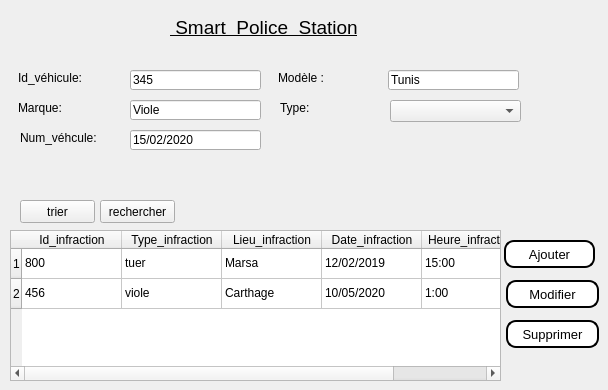
      <widget class="QWidget" name="tab_12">
       <attribute name="icon">
        <iconset>
         <normaloff>../../Downloads/vehicyl.png</normaloff>../../Downloads/vehicyl.png</iconset>
       </attribute>
       <attribute name="title">
        <string>véhicules</string>
       </attribute>
       <widget class="QLabel" name="policou_10">
        <property name="geometry">
         <rect>
          <x>170</x>
          <y>10</y>
          <width>351</width>
          <height>35</height>
         </rect>
        </property>
        <property name="sizePolicy">
         <sizepolicy hsizetype="Preferred" vsizetype="Maximum">
          <horstretch>0</horstretch>
          <verstretch>0</verstretch>
         </sizepolicy>
        </property>
        <property name="font">
         <font>
          <family>Arial</family>
          <pointsize>14</pointsize>
          <weight>50</weight>
          <bold>false</bold>
          <underline>true</underline>
         </font>
        </property>
        <property name="text">
         <string> Smart  Police  Station</string>
        </property>
        <property name="textFormat">
         <enum>Qt::PlainText</enum>
        </property>
       </widget>
       <widget class="QLineEdit" name="lineEdit_30">
        <property name="geometry">
         <rect>
          <x>130</x>
          <y>70</y>
          <width>131</width>
          <height>20</height>
         </rect>
        </property>
        <property name="text">
         <string>345</string>
        </property>
       </widget>
       <widget class="QLineEdit" name="lineEdit_20">
        <property name="geometry">
         <rect>
          <x>388</x>
          <y>70</y>
          <width>131</width>
          <height>20</height>
         </rect>
        </property>
        <property name="text">
         <string>Tunis</string>
        </property>
       </widget>
       <widget class="QLabel" name="label_19">
        <property name="geometry">
         <rect>
          <x>20</x>
          <y>130</y>
          <width>121</width>
          <height>16</height>
         </rect>
        </property>
        <property name="text">
         <string>Num_véhcule:</string>
        </property>
       </widget>
       <widget class="QLineEdit" name="lineEdit_17">
        <property name="geometry">
         <rect>
          <x>130</x>
          <y>100</y>
          <width>131</width>
          <height>20</height>
         </rect>
        </property>
        <property name="text">
         <string>Viole</string>
        </property>
       </widget>
       <widget class="QLabel" name="label_51">
        <property name="geometry">
         <rect>
          <x>18</x>
          <y>70</y>
          <width>81</width>
          <height>16</height>
         </rect>
        </property>
        <property name="text">
         <string>Id_véhicule:</string>
        </property>
       </widget>
       <widget class="QLineEdit" name="lineEdit_19">
        <property name="geometry">
         <rect>
          <x>130</x>
          <y>130</y>
          <width>131</width>
          <height>20</height>
         </rect>
        </property>
        <property name="text">
         <string>15/02/2020</string>
        </property>
       </widget>
       <widget class="QLabel" name="label_18">
        <property name="geometry">
         <rect>
          <x>18</x>
          <y>160</y>
          <width>121</width>
          <height>16</height>
         </rect>
        </property>
        <property name="text">
         <string/>
        </property>
       </widget>
       <widget class="QLabel" name="label_52">
        <property name="geometry">
         <rect>
          <x>278</x>
          <y>70</y>
          <width>101</width>
          <height>16</height>
         </rect>
        </property>
        <property name="text">
         <string>Modèle :</string>
        </property>
       </widget>
       <widget class="QLabel" name="label_20">
        <property name="geometry">
         <rect>
          <x>18</x>
          <y>100</y>
          <width>101</width>
          <height>16</height>
         </rect>
        </property>
        <property name="text">
         <string>Marque:</string>
        </property>
       </widget>
       <widget class="QTableWidget" name="tableWidget_4">
        <property name="geometry">
         <rect>
          <x>10</x>
          <y>230</y>
          <width>491</width>
          <height>151</height>
         </rect>
        </property>
        <row>
         <property name="text">
          <string>1</string>
         </property>
        </row>
        <row>
         <property name="text">
          <string>2</string>
         </property>
        </row>
        <column>
         <property name="text">
          <string>Id_infraction</string>
         </property>
        </column>
        <column>
         <property name="text">
          <string>Type_infraction</string>
         </property>
        </column>
        <column>
         <property name="text">
          <string>Lieu_infraction</string>
         </property>
        </column>
        <column>
         <property name="text">
          <string>Date_infraction</string>
         </property>
        </column>
        <column>
         <property name="text">
          <string>Heure_infraction</string>
         </property>
        </column>
        <item row="0" column="0">
         <property name="text">
          <string>800</string>
         </property>
        </item>
        <item row="0" column="1">
         <property name="text">
          <string>tuer </string>
         </property>
        </item>
        <item row="0" column="2">
         <property name="text">
          <string>Marsa</string>
         </property>
        </item>
        <item row="0" column="3">
         <property name="text">
          <string>12/02/2019</string>
         </property>
        </item>
        <item row="0" column="4">
         <property name="text">
          <string>15:00</string>
         </property>
        </item>
        <item row="1" column="0">
         <property name="text">
          <string>456</string>
         </property>
        </item>
        <item row="1" column="1">
         <property name="text">
          <string>viole</string>
         </property>
        </item>
        <item row="1" column="2">
         <property name="text">
          <string>Carthage</string>
         </property>
        </item>
        <item row="1" column="3">
         <property name="text">
          <string>10/05/2020</string>
         </property>
        </item>
        <item row="1" column="4">
         <property name="text">
          <string>1:00</string>
         </property>
        </item>
       </widget>
       <widget class="QPushButton" name="supprimersalaries_18">
        <property name="geometry">
         <rect>
          <x>506</x>
          <y>320</y>
          <width>93</width>
          <height>28</height>
         </rect>
        </property>
        <property name="font">
         <font>
          <family>Arial</family>
          <pointsize>10</pointsize>
          <weight>50</weight>
          <bold>false</bold>
         </font>
        </property>
        <property name="styleSheet">
         <string notr="true">background-color:white; 
color:black; 
border-style:outset ; 
border-width:2px ; 
border-radius:10px;</string>
        </property>
        <property name="text">
         <string>Supprimer</string>
        </property>
       </widget>
       <widget class="QPushButton" name="Ajoutersalaries_17">
        <property name="geometry">
         <rect>
          <x>504</x>
          <y>240</y>
          <width>91</width>
          <height>28</height>
         </rect>
        </property>
        <property name="font">
         <font>
          <family>Arial</family>
          <pointsize>10</pointsize>
          <weight>50</weight>
          <bold>false</bold>
         </font>
        </property>
        <property name="styleSheet">
         <string notr="true">background-color:white; 
color:black; 
border-style:outset ; 
border-width:2px ; 
border-radius:10px;</string>
        </property>
        <property name="text">
         <string>Ajouter</string>
        </property>
       </widget>
       <widget class="QPushButton" name="modifiersalaries_18">
        <property name="geometry">
         <rect>
          <x>506</x>
          <y>280</y>
          <width>93</width>
          <height>28</height>
         </rect>
        </property>
        <property name="font">
         <font>
          <family>Arial</family>
          <pointsize>10</pointsize>
          <weight>50</weight>
          <bold>false</bold>
         </font>
        </property>
        <property name="styleSheet">
         <string notr="true">background-color:white; 
color:black; 
border-style:outset ; 
border-width:2px ; 
border-radius:10px;</string>
        </property>
        <property name="text">
         <string>Modifier</string>
        </property>
       </widget>
       <widget class="QLabel" name="label_89">
        <property name="geometry">
         <rect>
          <x>280</x>
          <y>100</y>
          <width>121</width>
          <height>16</height>
         </rect>
        </property>
        <property name="text">
         <string>Type:</string>
        </property>
       </widget>
       <widget class="QComboBox" name="comboBox_6">
        <property name="geometry">
         <rect>
          <x>390</x>
          <y>100</y>
          <width>131</width>
          <height>22</height>
         </rect>
        </property>
       </widget>
       <widget class="QPushButton" name="pushButton">
        <property name="geometry">
         <rect>
          <x>20</x>
          <y>200</y>
          <width>75</width>
          <height>23</height>
         </rect>
        </property>
        <property name="text">
         <string>trier</string>
        </property>
       </widget>
       <widget class="QPushButton" name="pushButton_2">
        <property name="geometry">
         <rect>
          <x>100</x>
          <y>200</y>
          <width>75</width>
          <height>23</height>
         </rect>
        </property>
        <property name="text">
         <string>rechercher</string>
        </property>
       </widget>
      </widget>
